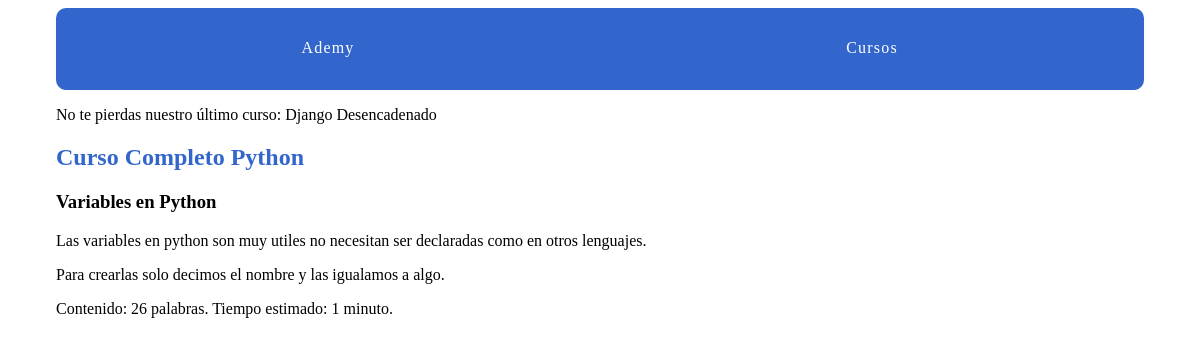
Page /courses/1/2/ on the committed database.
### courses/models.py (models this page shows, shortened)
class Course(models.Model):
    created_at = models.DateTimeField(auto_now_add=True)
    title = models.CharField(max_length=255)
    description = models.TextField()
    def __str__(self):
        return self.title

class Lesson(models.Model):
    title = models.CharField(max_length=255)
    description = models.TextField()
    content = models.TextField(blank=True, default='')
    order = models.IntegerField(default=0)
    course = models.ForeignKey(Course, on_delete=models.CASCADE)
    class Meta:
        ordering = ['order',]

### courses/views.py (the view)
# urls.py: path('<int:course_pk>/<int:lesson_pk>/', views.lesson_detail, name='lesson_detail'),
def lesson_detail(request, course_pk, lesson_pk):
    lesson = get_object_or_404(Lesson, course_id=course_pk, pk=lesson_pk)
    return render(request, 'courses/lesson_detail.html', {'lesson': lesson})

### courses/templatetags/course_extras.py (called while the page is built)
@register.simple_tag
def last_course():
    return Course.objects.latest('created_at')

@register.filter('time_estimate')
def time_estimate(word_count):
    minutes = round(word_count/20)
    return minutes

### courses/templates/courses/lesson_detail.html (shortened to what this page needs)
{% extends "layout.html" %}
{% load course_extras %}
{% block content %}
<article>
    <h2>
        <a href="{% url 'courses:detail' pk=lesson.course.pk %}">{{ lesson.course.title }}</a>
    </h2>
    <h3>{{ lesson.title }}</h3>
    {% with content=lesson.content  %}
        {{ content|linebreaks }}
        Contenido: {{ content|wordcount }} palabras. Tiempo estimado: {{ content|wordcount|time_estimate }}
        minuto{{ content|wordcount|time_estimate|pluralize }}.
    {% endwith %}
</article>
{% endblock %}

### ademy/templates/layout.html (shortened to what this page needs)
{% load static from staticfiles%}
{% load course_extras %}
<!DOCTYPE html>
<html lang="es" dir="ltr">
  <head>
    <link rel="stylesheet" href="{% static 'css/layout.css' %}">
  </head>
  <body>
    <div class="site-container">
      <nav>
        <a href="{% url 'home' %}">Ademy</a>
        <a href="{% url 'courses:list' %}">Cursos</a>
      </nav>
      <p>No te pierdas nuestro último curso: {% last_course %}</p>
      {% block content %}{% endblock %}
    </div>
  </body>
</html>

### assets/css/layout.css (style rules this page uses)
html { box-sizing: border-box; }
*, *::after, *::before { box-sizing: inherit; }
.site-container { max-width: 68em; margin-left: auto; margin-right: auto; }
.site-container::after { clear: both; content: ""; display: table; }
.site-container nav { width: 100%; display: table; width: 100%; table-layout: fixed; border-bottom-left-radius: 10px; border-bottom-right-radius: 10px; border-top-left-radius: 10px; border-top-right-radius: 10px; border-bottom-left-radius: 10px; border-top-left-radius: 10px; border-bottom-right-radius: 10px; border-top-right-radius: 10px; background-color: #3366CC; margin-bottom: 1em; overflow: hidden; }
.site-container nav a { display: table-cell; width: 8.33333%; padding: 10px; border-bottom: 2px solid #3366CC; color: #FFFFFF; letter-spacing: 0.075em; line-height: 60px; text-align: center; text-decoration: none; }
article h2 a, article h3 a { color: #3366CC; text-decoration: none; }

### rows in the picture
Course: title "Django Desencadenado"
Lesson: course "Curso Completo Python", title "Variables en Python", content "Las variables en python son muy utiles no necesitan ser declaradas como en otros lenguajes. Para crearlas solo decimos el nombre y las igualamos a algo.", content "26", content "1"
